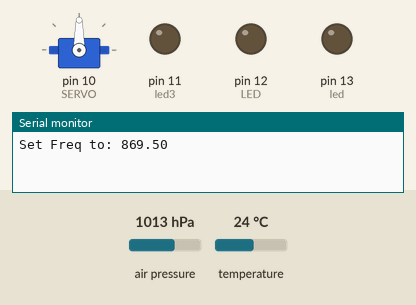
Bench run of a sketch on a simulated Arduino Uno, built with avr-gcc and run on an emulated ATmega328P. On the bench: servo, output pins drawn as LEDs (lit = HIGH), the last lines printed to the serial monitor. Inputs (shaded band) come from the test bench; at power-on: air pressure 1013 hPa, temperature 24 °C. No radio packets arrive unless stated; pins used as bus, display or sensor lines are not drawn.

Above: at 0.05 s.
At 1.7 s:
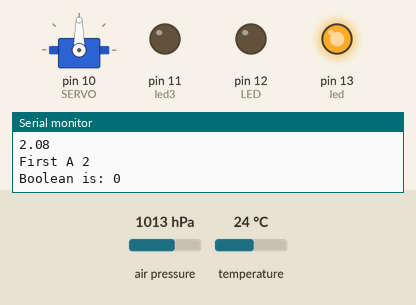
Timing chart, 0 to 3.0 s (numbered marks = the images above):
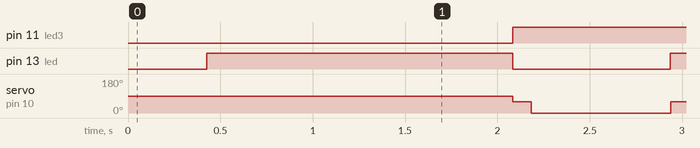

The sketch:

Main_Arduino_Code5.1.ino
```cpp
#include<Servo.h>
#include <SD.h>
#include <SPI.h>
#include <assert.h>
#include <Adafruit_MPL3115A2.h>
#include <RadioHead.h>
#include <RHDatagram.h>
#include <RHReliableDatagram.h>
#include <RH_RF95.h>

#include <Wire.h>
#include <Adafruit_MPL3115A2.h>
Adafruit_MPL3115A2 baro = Adafruit_MPL3115A2();

#define RFM95_CS 8
#define RFM95_RST 4
#define RFM95_INT 7

#define MY_ADDRESS 69
#define BASE_ADDRESS 71
#define SMALL_CANSAT_ADDRESS 75

#define RH_ASK_ARDUINO_USE_TIMER2
// Change to 434.0 or other frequency, must match RX's freq!
#define RF95_FREQ 869.5

// Singleton instance of the radio driver
RH_RF95 rf95(RFM95_CS, RFM95_INT);
RHReliableDatagram rfManager(rf95, MY_ADDRESS);

const int ZERO_DEGREES = 600;
const int NINETY_DEGREES = 1750;
const int led = 13;
const int LED = 12;
const int led3 = 11;
const int buzzer = 11;
float temperature, pressure,altitude;

//File lastNumber, lastNumber2, logFile;
//int sdFileNumber;
//bool sdInitialized = false;
//String lastNumberFile = "last.txt";
//int logCount;
//String logFileName;
String gpsData="";
bool isAverage = true;
bool FirstMessures = true;

//const int RELAY = 9;

Servo SERVO;

/*
void servo(int n){
 assert(n ==0 || n==1);
 digitalWrite(led3,HIGH);
  SERVO.write(0);
 delay(1000);
 digitalWrite(led3,LOW);
 SERVO.write(60);
 delay(1000);
}
*/

void releaseCanSat(){
    int altA;
     float alt[]={altitude};
   if (isAverage){
     for(int i=0; i<5; i++){
       altA = (alt[0]+alt[1]+alt[2]+alt[3]+alt[4]) ;
      }
        Serial.print("First A "); Serial.println(altA);
        delay(1000);
         isAverage = false;
      }
    bool fAltA = altA > altitude;
    Serial.print("Boolean is: ");Serial.println(fAltA);

   if (altA > altitude && altA != altitude){
     Serial.println("Servo works");
        digitalWrite(led3,HIGH);
        SERVO.write(60);
        delay(100);
        SERVO.write(0);
        delay(100);

    }
    else{
       digitalWrite(led3,LOW);
      }

 }


/*void addToSd(String dataToSd){
  String logRow = "";
  logRow += String(dataToSd);
  }

void addToLog(){
  if(!sdInitialized)
    return;
  logCount++;
  if(logCount == 10){
    logCount = 0;
    logFile.close();
    logFile = SD.open(logFileName, FILE_WRITE);
  }
  String logRow = "";
  logRow += String(millis());
  logRow += ", ";
  String pressure;
  addToSd(pressure);
  logRow += ", ";
  String temperature;
  addToSd(temperature);
  logRow += ",";
  logFile.println(logRow);
}*/

void sendStringToBase(String str){
  uint8_t * data = new uint8_t[str.length()];
  for(int i = 0; i < str.length(); i++){
    data[i] = str[i];
  }
  if (rfManager.sendtoWait(data, str.length(), BASE_ADDRESS)) {

  } else {
    //Serial.println("Sending failed (no ack)");
  }
  delete[] data;
}

String currGPS;
void getGPS(){
  while(Serial.available()){
    char c = Serial.read();
    if(c == '\n'){
      if(currGPS.length() > 6 && currGPS[0] == '$' && currGPS[3] == 'G' && currGPS[4] == 'G' && currGPS[5] == 'A'){
        gpsData = currGPS;
      }
      currGPS = "";
    }
    else{
      currGPS += c;
    }
  }
}
// Power by connecting Vin to 3-5V, GND to GND
// Uses I2C - connect SCL to the SCL pin, SDA to SDA pin
// See the Wire tutorial for pinouts for each Arduino
// http://arduino.cc/en/reference/wire


void setup() {

  SERVO.attach(10);

  pinMode(RFM95_RST, OUTPUT);
  digitalWrite(RFM95_RST, HIGH);
  pinMode(led, OUTPUT);
  pinMode(LED,OUTPUT);
  pinMode(led3,OUTPUT);
  Serial.begin(9600);

  pinMode(buzzer, OUTPUT);
//  setBuzzer(0);


  // manual reset
  digitalWrite(RFM95_RST, LOW);
  delay(10);
  digitalWrite(RFM95_RST, HIGH);
  delay(10);


  while (!rfManager.init()) {
    digitalWrite(LED,HIGH);
    SERVO.write(0);
    delay(1000);
    while (1);
  }

  // Defaults after init are 434.0MHz, modulation GFSK_Rb250Fd250, +13dbM
  if (!rf95.setFrequency(RF95_FREQ)) {
    digitalWrite(LED,HIGH);
    while (1);
  }
  Serial.print("Set Freq to: "); Serial.println(RF95_FREQ);


  // Defaults after init are 434.0MHz, 13dBm, Bw = 125 kHz, Cr = 4/5, Sf = 128chips/symbol, CRC on

  // The default transmitter power is 13dBm, using PA_BOOST.
  // If you are using RFM95/96/97/98 modules which uses the PA_BOOST transmitter pin, then
  // you can set transmitter powers from 5 to 23 dBm:
  rf95.setTxPower(23, false);
/*
  if(!SD.begin(10)){
    //Serial.println("Initialization Failed!");
  }
  else{
    if(SD.exists(lastNumberFile)){
      lastNumber = SD.open(lastNumberFile);
      while(lastNumber.available()){
        char c = lastNumber.read();
        if('0' <= c && c <= '9'){
          sdFileNumber *= 10;
          sdFileNumber += int(c - '0');
        }
      }
      lastNumber.close();
      SD.remove(lastNumberFile);
    }
    sdFileNumber++;
    lastNumber2 = SD.open(lastNumberFile, FILE_WRITE);
    lastNumber2.println(String(sdFileNumber));
    lastNumber2.close();
    sdInitialized = true;
    logFileName = "d";
    logFileName += String(sdFileNumber);
    logFileName += ".txt";
    //Serial.println(logFileName);
    logFile = SD.open(logFileName, FILE_WRITE);
  }*/


}

int16_t packetnum = 0;  // packet counter, we increment per xmission

int v = 1;

void loop() {
  if (! baro.begin()) {
    Serial.println("Couldnt find sensor");
    return;
  }

float pressure2 = baro.getPressure();
  float altitude2 = baro.getAltitude();
  float temperature2 = baro.getTemperature();

  if(pressure2 > -900.0f){
    pressure = pressure2;
  }
  if(temperature2 > -900.0f){
    temperature = temperature2;
  }
  if(altitude > -900.0f){
   altitude = altitude2;
    }


  sendStringToBase("Pressure: " + String(pressure) + "\n");
  sendStringToBase("Temperature: " + String(temperature) + "\n");
  sendStringToBase("Altitude: " + String(altitude) + "\n");
  sendStringToBase("GPS: " + String(gpsData) + "\n");
  Serial.println(altitude);


  if(FirstMessures){
   for(int i=0; i<=5; i++){
   Serial.println(altitude);

    //servo(v);
    //addToLog();
    FirstMessures = false;
  }
 }

 digitalWrite(led, (v == 1)?HIGH:LOW);

 // setBuzzer(v);
  v = 1 - v;
 // digitalWrite(RELAY, v);


   if(rfManager.available())
{
    // Should be a message for us now
    uint8_t buf[RH_RF95_MAX_MESSAGE_LEN];
    uint8_t len = sizeof(buf);
    uint8_t from;

    if (rfManager.recvfromAck(buf, &len, &from))
    {
      if(from == SMALL_CANSAT_ADDRESS){
        digitalWrite(LED, HIGH);
        buf[len] = 0; // zero out remaining string
        String SmallCansatData = (char*)buf;
      //  addToSd(SmallCansatData);
        Serial.print(SmallCansatData);
        sendStringToBase(SmallCansatData);
        digitalWrite(LED, LOW);
      }
  }

}

  releaseCanSat();
   delay(250);

  //Serial.println(pressure)


}
```

Measured:
- by itself, pin 11 (led3): LOW → HIGH at 2.1 s
- by itself, pin 13 (led): repeats every 1.7 s: LOW 0.85 s, HIGH 0.85 s
- by itself, servo on pin 10 (SERVO): alternates 60° for 0.10 s and 0° for 0.75 s
